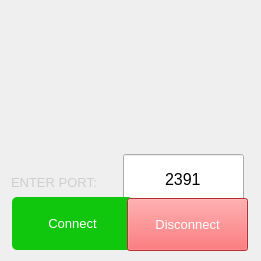
           <widget class="QFrame" name="connectFrame">
            <property name="minimumSize">
             <size>
              <width>261</width>
              <height>261</height>
             </size>
            </property>
            <property name="maximumSize">
             <size>
              <width>261</width>
              <height>16777215</height>
             </size>
            </property>
            <property name="styleSheet">
             <string notr="true"/>
            </property>
            <widget class="QLabel" name="label_2">
             <property name="geometry">
              <rect>
               <x>11</x>
               <y>11</y>
               <width>241</width>
               <height>145</height>
              </rect>
             </property>
             <property name="font">
              <font>
               <pointsize>5</pointsize>
              </font>
             </property>
             <property name="styleSheet">
              <string notr="true">margin:0px;
background:transparent;
padding:0px;
padding-bottom:-15px;
margin-left:2px;</string>
             </property>
             <property name="text">
              <string>&lt;html&gt;&lt;head/&gt;&lt;body&gt;&lt;p&gt;&lt;img src=&quot;:/tm_marm99/tmMarmLogo.png&quot; height=&quot;160&quot; width=&quot;235&quot;/&gt;&lt;/p&gt;&lt;/body&gt;&lt;/html&gt;</string>
             </property>
            </widget>
            <widget class="QLineEdit" name="lineEdit">
             <property name="geometry">
              <rect>
               <x>123</x>
               <y>154</y>
               <width>121</width>
               <height>50</height>
              </rect>
             </property>
             <property name="sizePolicy">
              <sizepolicy hsizetype="MinimumExpanding" vsizetype="Fixed">
               <horstretch>0</horstretch>
               <verstretch>0</verstretch>
              </sizepolicy>
             </property>
             <property name="minimumSize">
              <size>
               <width>50</width>
               <height>50</height>
              </size>
             </property>
             <property name="maximumSize">
              <size>
               <width>180</width>
               <height>16777215</height>
              </size>
             </property>
             <property name="font">
              <font>
               <pointsize>12</pointsize>
              </font>
             </property>
             <property name="autoFillBackground">
              <bool>false</bool>
             </property>
             <property name="styleSheet">
              <string notr="true"/>
             </property>
             <property name="text">
              <string>2391</string>
             </property>
             <property name="alignment">
              <set>Qt::AlignCenter</set>
             </property>
            </widget>
            <widget class="QLabel" name="label_3">
             <property name="geometry">
              <rect>
               <x>11</x>
               <y>157</y>
               <width>128</width>
               <height>50</height>
              </rect>
             </property>
             <property name="sizePolicy">
              <sizepolicy hsizetype="Fixed" vsizetype="Minimum">
               <horstretch>0</horstretch>
               <verstretch>0</verstretch>
              </sizepolicy>
             </property>
             <property name="minimumSize">
              <size>
               <width>0</width>
               <height>0</height>
              </size>
             </property>
             <property name="maximumSize">
              <size>
               <width>128</width>
               <height>16777215</height>
              </size>
             </property>
             <property name="font">
              <font>
               <pointsize>10</pointsize>
               <weight>50</weight>
               <italic>false</italic>
               <bold>false</bold>
               <underline>false</underline>
               <strikeout>false</strikeout>
               <kerning>true</kerning>
              </font>
             </property>
             <property name="styleSheet">
              <string notr="true">background:none;
color:rgb(206, 206, 206);</string>
             </property>
             <property name="text">
              <string>ENTER PORT:</string>
             </property>
            </widget>
            <widget class="QPushButton" name="pushButton_2">
             <property name="geometry">
              <rect>
               <x>12</x>
               <y>197</y>
               <width>121</width>
               <height>53</height>
              </rect>
             </property>
             <property name="font">
              <font>
               <pointsize>10</pointsize>
              </font>
             </property>
             <property name="cursor">
              <cursorShape>PointingHandCursor</cursorShape>
             </property>
             <property name="styleSheet">
              <string notr="true">QPushButton{
background-color:rgb(17, 199, 14);
border-radius:5px;
color:#fff;
padding:4px;
cursor:pointer;
min-height:25px;
}

QPushButton:hover{
background:#0d9f0a;
border:none;
color:white;
}</string>
             </property>
             <property name="text">
              <string>Connect</string>
             </property>
            </widget>
            <widget class="QPushButton" name="pushButton">
             <property name="geometry">
              <rect>
               <x>127</x>
               <y>198</y>
               <width>121</width>
               <height>53</height>
              </rect>
             </property>
             <property name="font">
              <font>
               <pointsize>10</pointsize>
              </font>
             </property>
             <property name="cursor">
              <cursorShape>PointingHandCursor</cursorShape>
             </property>
             <property name="styleSheet">
              <string notr="true">QPushButton{
background:rgb(255, 66, 69);
color:#fff;
}
QPushButton:hover{
border:none;
background:#f32d31;
}</string>
             </property>
             <property name="text">
              <string>Disconnect</string>
             </property>
            </widget>
           </widget>
